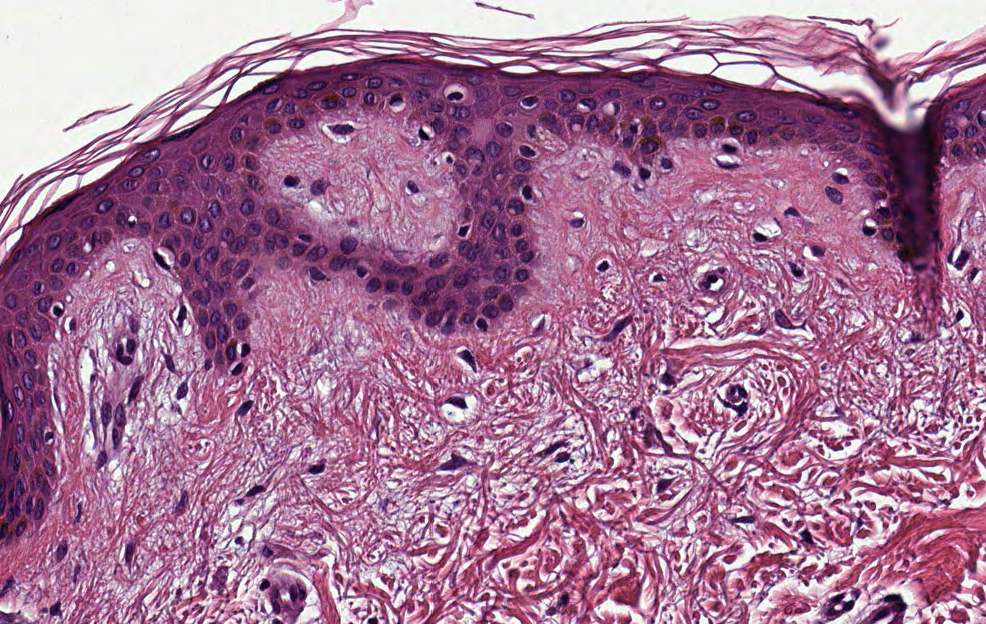
#> input picture img/pelle3.PNG, 986 x 624 px; its folder holds 4 pictures in this run
$ python core.py
#> lines starting #> are read from the running program, lines starting #| are printed output that depends on the picture; after the words box and inside, x2 and y2 are one past the last pixel; in counts of white or black regions, pixels touching at a corner belong together; pictures that were not available may be replaced by others from this repository, and a replacement may not be noted
import numpy as np
import os
import imageio

def load_images(directory):
    """
    directory: str, la directory in cui cercare le immagini.

    Riceve una directory, e restituisce una lista di tuple
    immagine originale-immagine colorata come matrici numpy.
    """

    # leggere lista file dentro directory
    fileNamesList = os.listdir(directory)

    # filtrare soltanto file immagine png
    formatiAccettati = ["png", "PNG"]

    # lista dei nomi delle immagini
    imgNamesList = []

    for f in fileNamesList:
        # se nel nome c'è un punto e dopo il punto png o PNG
        if "." in f and f.split(".")[1] in formatiAccettati:
            imgNamesList.append(f)

    nonColImgNameList = []
    # raccogliamo soltanto i nomi non colors

    for f in imgNamesList:
        if "_" not in f:
            nonColImgNameList.append(f)

    # carico tutte le immagini colorate e non colorate
    coppieImmagini = []

    for fn in nonColImgNameList:
        # immagine originale
        thisOI = imageio.imread(directory + "/" + fn)

        # immagine colorata
        colorFn = fn.split(".")[0] + "_colors." + fn.split(".")[1]

        thisCI = imageio.imread(directory + "/" + colorFn)

        #aggiungo alla lista da restituire
        coppieImmagini.append( (thisOI, thisCI, fn) )

    return coppieImmagini

def find_portions(colorsDict, imgList):
    """
    Prende come parametri un dizionario con codici RGB
    come chiavi ed etichetta della porzione di quel colore
    come valore ed una lista di immagini come caricate dalla
    funzione load_images.

    Restituisce una nuova lista contenente le immagini originali
    e le immagini corrispondenti con le singole porzioni.
    """

    # raccolgo colori possibili da colorsDict
    colors = list(colorsDict.keys())

    newImgList = []

    for imgTuple in imgList:

        singleImageDict = {}
        singleImageDict["orig"] = imgTuple[0]
        singleImageDict["colored"] = imgTuple[1]
        singleImageDict["name"] = imgTuple[2]

        for color in colors:
            # creo la maschera booleana del colore corrente
            mask = make_mask_by_color(color, singleImageDict["colored"])

            #raccolgo la funzione per l'immagine individuata dal colore corrente
            singleImageDict[colorsDict[color]] = split_image_by_color(mask, singleImageDict["orig"])

        newImgList.append(singleImageDict)

    return newImgList

def make_mask_by_color(color, image):
    """
    Crea una maschera booleana per selezionare i punti
    dell'immagine in cui il colore è "color"
    """
    # esempio colore: "00ffff"

    r_color = int(color[:2], 16) # comp rosso es: 0
    g_color = int(color[2:4], 16) # comp verde es: 255
    b_color = int(color[4:], 16) # comp blu es: 255

    mask_r = image[:, :, 0] == r_color # punti con mia comp rossa
    mask_g = image[:, :, 1] == g_color # punti con mia comp verde
    mask_b = image[:, :, 2] == b_color # punti con mia comp blu

    # creo la maschera per i punti in cui ho True per tutte le maschere delle componenti colore
    mask = np.logical_and(mask_r, mask_g)
    mask = np.logical_and(mask, mask_b)

    return mask

def split_image_by_color(mask, img):
    """
    Restituisce una copia dell'immagine fornita in cui
    le parti non individuate dalla maschera sono rese
    trasparenti.
    """

    newImg = img.copy() # copio immagine per non
                        # modificare l'originale

    mask[:,:] = mask == False # inverto i valori bool nella maschera

    newImg[mask] = [0, 0, 0, 0] # setto i pixel non interessanti
                                # a nero trasparente

    return newImg

def save_images(imageList, dir= "."):
    """
    Salva tutte le immagini parziali contenute nella imageListfornita come parametro nella directory dir.
    Di default dir è la directory corrente.
    """

    # se la directory non esiste la creo
    if not os.path.isdir(dir):
        os.mkdir(dir)


    # salvo le diverse correzioni di immagini chaimandole con le etichette assegnate all'inizio
    for i in imageList:


        # voglio salvare per le diverse porzioni come immagini separae e chiamarle con il nome della porzione
        chiavi = list(i.keys())

        # tolgo le chiavi che non sono immagini da salvare
        chiavi.remove("orig")
        chiavi.remove("colored")
        chiavi.remove("name")

        #raccolgo il nome originale senza estensione
        name_start = i["name"].split(".")[0]

        #raccolgo l'estensione
        extension = i["name"].split(".")[1]


        for k in chiavi:

            # costruisco nome dell'immagine da salvare
            new_name = name_start + "_" + k + "." + extension
            # salvo la singola immagine
            imageio.imsave(dir + "/" + new_name, i[k])


def main():

    # caricare immagini (colorata e originale)
    imgList = load_images("./img")
#> in load_images, thisOI is the input picture: shape (624, 986, 4); mean R, G, B, A 166.7, 118.7, 150.9, 255
#> pass 3 of the loop in load_images, `for fn in nonColImgNameList:`:
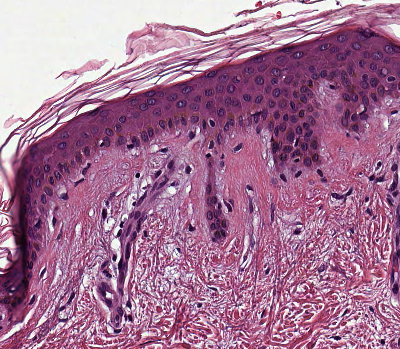
#> input picture img/pelle301R.PNG, 400 x 349 px
#> in load_images, thisOI is the input picture: shape (349, 400, 4); mean R, G, B, A 165.8, 117.4, 149.8, 255
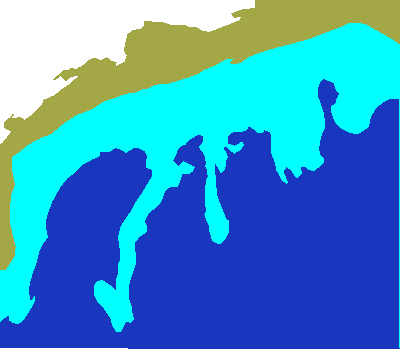
#> input picture img/pelle301R_colors.PNG, 400 x 349 px
#> in load_images, thisCI is the input picture: shape (349, 400, 4); mean R, G, B, A 59.1, 146.5, 199.3, 254.8
#> imgList = 3 items


    # Definisco un dizionario dei colori presenti nell'immagine colorate con etichette per le rispettive
    # sezioni.
    dictColori = {
        "ffffff": "vetrino",
        "a3a745": "strato_corneo",
        "00ffff": "epidermide",
        "1937be": "derma"
    }
    # separare porzioni colorate diversamente
    imgPortionsList = find_portions(dictColori, imgList)
#> the loop in find_portions, `for imgTuple in imgList: ` made 3 passes
#> pass 1, in make_mask_by_color, `mask_r = image[:, :, 0] == r_color`:
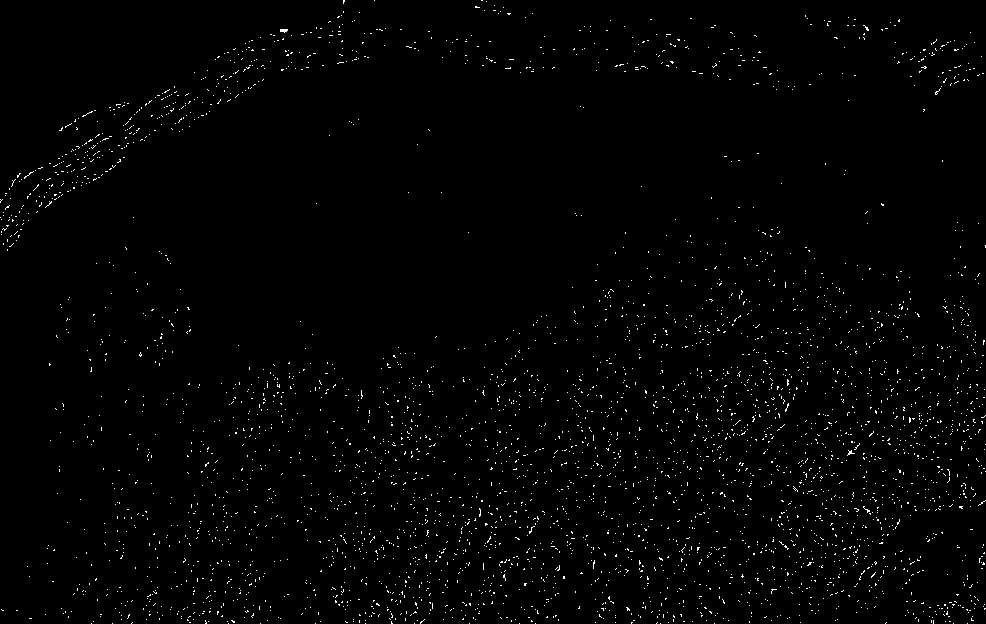
#> mask_r: shape (624, 986) bool; 1.2% white in thin lines or dots
#> pass 1, in make_mask_by_color, `mask_g = image[:, :, 1] == g_color`:
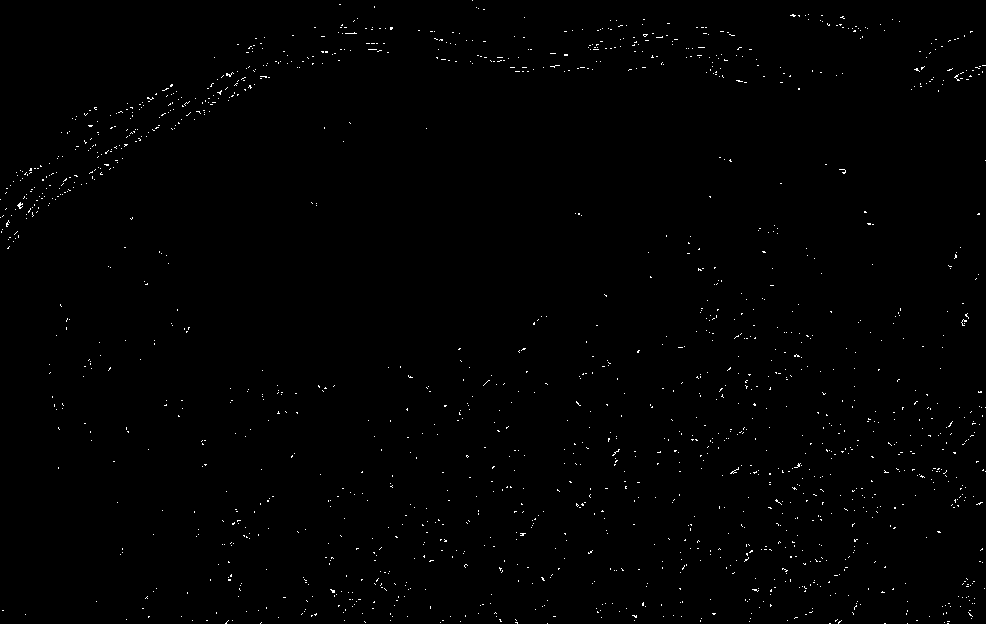
#> mask_g: shape (624, 986) bool; 0.57% white in thin lines or dots
#> pass 1, in make_mask_by_color, `mask_b = image[:, :, 2] == b_color`:
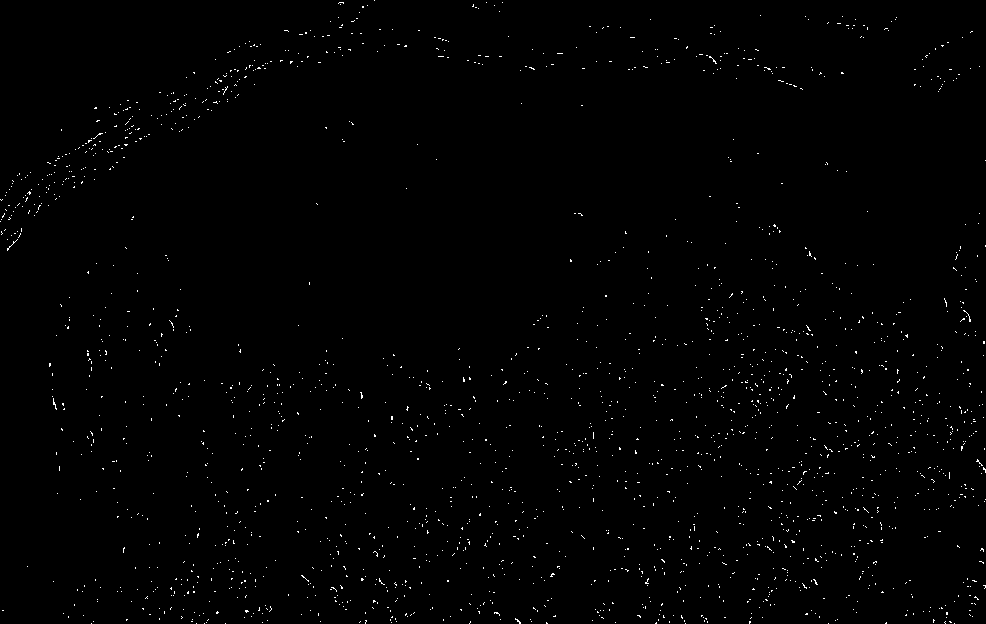
#> mask_b: shape (624, 986) bool; 0.69% white in thin lines or dots
#> pass 1, in make_mask_by_color, `mask = np.logical_and(mask_r, mask_g)`:
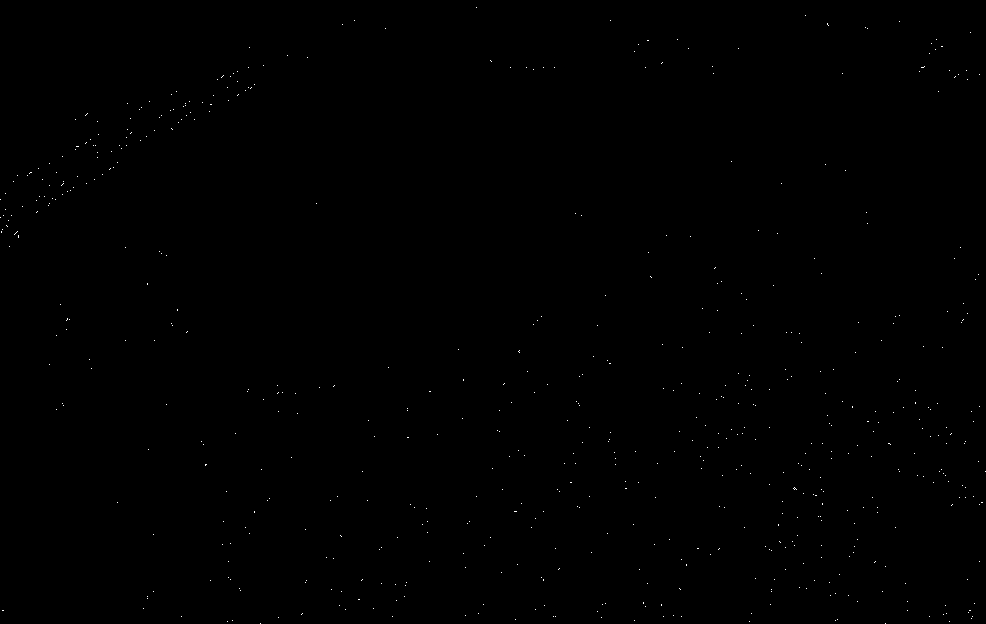
#> mask: shape (624, 986) bool; 0.11% white in thin lines or dots
#> after the loop in find_portions, `for imgTuple in imgList:`:
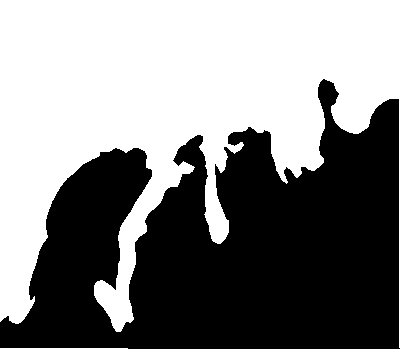
#> mask: shape (349, 400) bool; 51.5% white; 1 black region, box (x1, y1, x2, y2) and area: (0, 79, 400, 349) 67742
#> imgPortionsList = 3 items

    # esportare le diverse immagini delle porzioni
    save_images(imgPortionsList,"img/porzioni")
#> the loop in save_images, `for i in imageList:` made 3 passes
#> name_start on passes 1 to 3: 'pelle3', 'pelle301', 'pelle301R'


if __name__ == "__main__":
    main()
